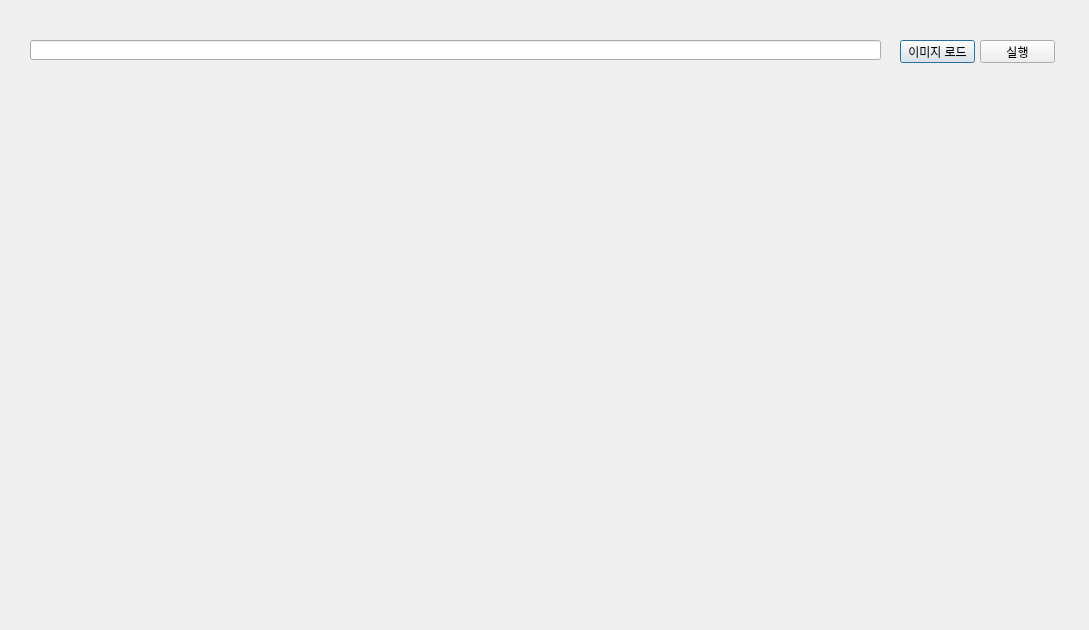
<?xml version="1.0" encoding="UTF-8"?>
<ui version="4.0">
 <class>Dialog</class>
 <widget class="QDialog" name="Dialog">
  <property name="geometry">
   <rect>
    <x>0</x>
    <y>0</y>
    <width>1089</width>
    <height>630</height>
   </rect>
  </property>
  <property name="windowTitle">
   <string>Dialog</string>
  </property>
  <widget class="QPushButton" name="loadBtn">
   <property name="geometry">
    <rect>
     <x>900</x>
     <y>40</y>
     <width>75</width>
     <height>23</height>
    </rect>
   </property>
   <property name="text">
    <string>이미지 로드</string>
   </property>
  </widget>
  <widget class="QPushButton" name="procBtn">
   <property name="geometry">
    <rect>
     <x>980</x>
     <y>40</y>
     <width>75</width>
     <height>23</height>
    </rect>
   </property>
   <property name="text">
    <string>실행</string>
   </property>
  </widget>
  <widget class="QLabel" name="imgSrc">
   <property name="geometry">
    <rect>
     <x>30</x>
     <y>90</y>
     <width>500</width>
     <height>500</height>
    </rect>
   </property>
   <property name="text">
    <string/>
   </property>
   <property name="pixmap">
    <pixmap>../pawn.jpg</pixmap>
   </property>
  </widget>
  <widget class="QLabel" name="imgDst">
   <property name="geometry">
    <rect>
     <x>560</x>
     <y>90</y>
     <width>500</width>
     <height>500</height>
    </rect>
   </property>
   <property name="text">
    <string/>
   </property>
   <property name="pixmap">
    <pixmap>../orange.png</pixmap>
   </property>
  </widget>
  <widget class="QLineEdit" name="filePath">
   <property name="geometry">
    <rect>
     <x>30</x>
     <y>40</y>
     <width>851</width>
     <height>20</height>
    </rect>
   </property>
  </widget>
 </widget>
 <resources/>
 <connections/>
</ui>
